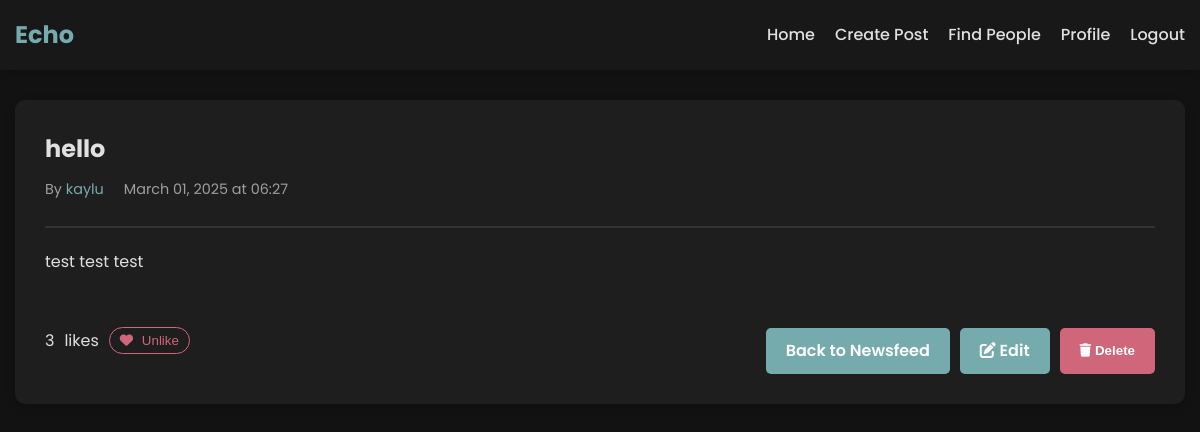
Before: /post/1 (signed in) with the older database file.
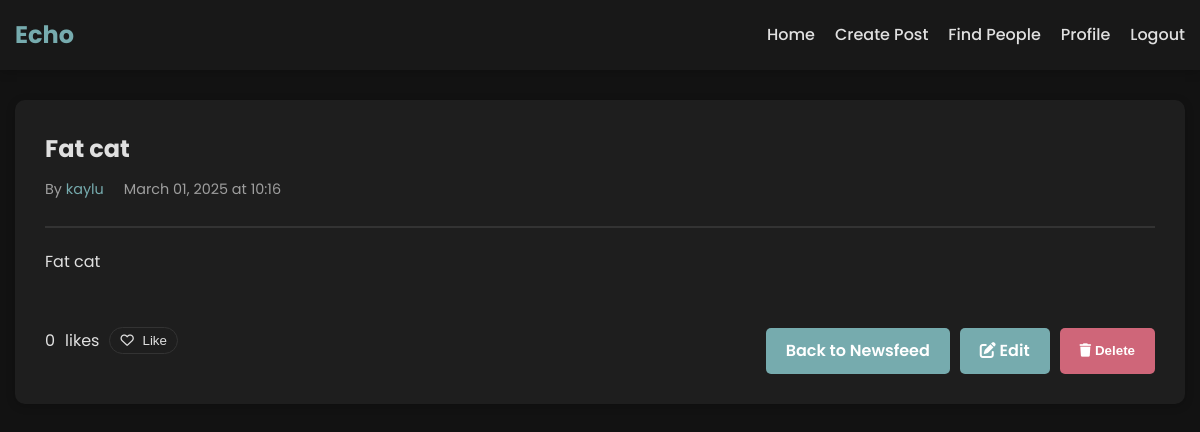
After: the same page with the newer database file.
### app.py (models this page shows)
class Post(db.Model):
    id = db.Column(db.Integer, primary_key=True)
    title = db.Column(db.String(100), nullable=False)
    content = db.Column(db.Text, nullable=False)
    timestamp = db.Column(db.DateTime, default=datetime.utcnow)
    user_id = db.Column(db.Integer, db.ForeignKey('user.id'), nullable=False)
    likes = db.relationship('Like', backref='post', lazy='dynamic', cascade='all, delete-orphan')
    def likes_count(self):
        return self.likes.count()

### app.py (the view)
@login_required
@app.route('/post/<int:post_id>')
def post(post_id):
    post = Post.query.get_or_404(post_id)
    return render_template('post.html', post=post)

### app.py (called while the page is built)
@login_manager.user_loader
def load_user(user_id):
    return User.query.get(int(user_id))

    def has_liked_post(self, post):
        return Like.query.filter_by(user_id=self.id, post_id=post.id).count() > 0

### templates/post.html (shortened to what this page needs)
{% extends 'base.html' %}
{% block content %}
<div class="post-detail">
    <div class="post-detail-header">
        <h2>{{ post.title }}</h2>
        <div class="post-meta">
            <p>By <a href="{{ url_for('profile', username=post.author.username) }}">{{ post.author.username }}</a></p>
            <p>{{ post.timestamp.strftime('%B %d, %Y at %H:%M') }}</p>
        </div>
    </div>
    <div class="post-detail-content">
        {{ post.content|safe }}
    </div>
    <div class="post-bottom">
        <div class="post-likes">
            <div class="like-section">
                <span id="likes-count">{{ post.likes_count() }}</span> likes
                {% if current_user.is_authenticated %}
                    {% if current_user.has_liked_post(post) %}
                        <form action="{{ url_for('unlike_post', post_id=post.id, next=request.path) }}" method="post" class="like-form">
                            <button type="submit" class="btn btn-like liked">
                                <i class="fas fa-heart"></i> Unlike
                            </button>
                        </form>
                    {% else %}
                        <form action="{{ url_for('like_post', post_id=post.id, next=request.path) }}" method="post" class="like-form">
                            <button type="submit" class="btn btn-like">
                                <i class="far fa-heart"></i> Like
                            </button>
                        </form>
                    {% endif %}
                {% endif %}
            </div>
        </div>
        <div class="post-actions">
            <a href="{{ url_for('index') }}" class="btn btn-secondary">Back to Newsfeed</a>
            {% if current_user.is_authenticated and post.author == current_user %}
                <a href="{{ url_for('edit_post', post_id=post.id) }}" class="btn btn-primary">
                    <i class="fas fa-edit"></i> Edit
                </a>
                <button type="button" class="btn btn-danger" onclick="openDeleteModal()">
                    <i class="fas fa-trash"></i> Delete
                </button>
            {% endif %}
        </div>
    </div>
</div>
{% endblock %}

Changed rows visible on the page:
changed Post: title "hello" → "Fat cat"; timestamp "March 01, 2025 at 06:27" → "March 01, 2025 at 10:16"; content "test test test" → "Fat cat"
Other visible differences:
{{ post.likes_count() }}: "3" → "0"
text no longer shown: "Unlike"
text now shown: "Like"
